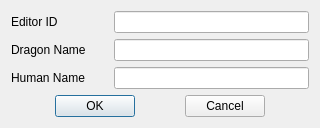
<?xml version="1.0" encoding="UTF-8"?>
<ui version="4.0">
 <class>FormDialogWordOfPower</class>
 <widget class="QDialog" name="FormDialogWordOfPower">
  <property name="geometry">
   <rect>
    <x>0</x>
    <y>0</y>
    <width>320</width>
    <height>121</height>
   </rect>
  </property>
  <property name="windowTitle">
   <string>Word of Power</string>
  </property>
  <layout class="QGridLayout" name="gridLayout">
   <item row="0" column="0">
    <widget class="QLabel" name="label">
     <property name="sizePolicy">
      <sizepolicy hsizetype="Preferred" vsizetype="Preferred">
       <horstretch>1</horstretch>
       <verstretch>0</verstretch>
      </sizepolicy>
     </property>
     <property name="text">
      <string>Editor ID</string>
     </property>
     <property name="buddy">
      <cstring>editorID</cstring>
     </property>
    </widget>
   </item>
   <item row="0" column="1">
    <widget class="QLineEdit" name="editorID">
     <property name="sizePolicy">
      <sizepolicy hsizetype="Expanding" vsizetype="Fixed">
       <horstretch>2</horstretch>
       <verstretch>0</verstretch>
      </sizepolicy>
     </property>
    </widget>
   </item>
   <item row="1" column="0">
    <widget class="QLabel" name="label_2">
     <property name="text">
      <string>Dragon Name</string>
     </property>
     <property name="buddy">
      <cstring>dragonName</cstring>
     </property>
    </widget>
   </item>
   <item row="1" column="1">
    <widget class="QLineEdit" name="dragonName">
     <property name="whatsThis">
      <string>&lt;html&gt;&lt;head/&gt;&lt;body&gt;&lt;p&gt;A word in the Dragon language. This should be written using the same glyphs as in Bethesda's dragon font, including the use of numbers to represent vowel combinations.&lt;/p&gt;&lt;/body&gt;&lt;/html&gt;</string>
     </property>
    </widget>
   </item>
   <item row="2" column="0">
    <widget class="QLabel" name="label_3">
     <property name="text">
      <string>Human Name</string>
     </property>
     <property name="buddy">
      <cstring>humanName</cstring>
     </property>
    </widget>
   </item>
   <item row="2" column="1">
    <widget class="QLineEdit" name="humanName">
     <property name="whatsThis">
      <string>&lt;html&gt;&lt;head/&gt;&lt;body&gt;&lt;p&gt;The human translation of the Dragon-language word. When the player browses the Magic Menu and looks at any shout that incorporates this word of power, this human translation will be shown.&lt;/p&gt;&lt;/body&gt;&lt;/html&gt;</string>
     </property>
    </widget>
   </item>
   <item row="3" column="0" colspan="2">
    <layout class="QHBoxLayout" name="horizontalLayout">
     <item>
      <widget class="QPushButton" name="buttonOK">
       <property name="sizePolicy">
        <sizepolicy hsizetype="Maximum" vsizetype="Fixed">
         <horstretch>0</horstretch>
         <verstretch>0</verstretch>
        </sizepolicy>
       </property>
       <property name="text">
        <string>OK</string>
       </property>
      </widget>
     </item>
     <item>
      <widget class="QPushButton" name="buttonCancel">
       <property name="sizePolicy">
        <sizepolicy hsizetype="Maximum" vsizetype="Fixed">
         <horstretch>0</horstretch>
         <verstretch>0</verstretch>
        </sizepolicy>
       </property>
       <property name="text">
        <string>Cancel</string>
       </property>
      </widget>
     </item>
    </layout>
   </item>
  </layout>
 </widget>
 <resources/>
 <connections/>
</ui>
